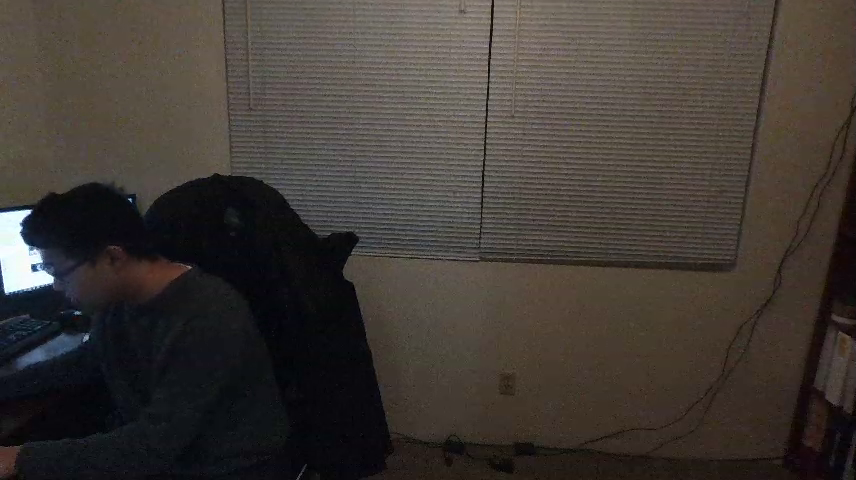
#> input picture test_image.png, 856 x 480 px
$ python scratch.py   (older library calls are emulated)
#> lines starting #> are read from the running program, lines starting #| are printed output that depends on the picture

import cv2
import numpy as np
from PIL import Image
from PIL import ImageFile
face_cascade = cv2.CascadeClassifier('src/cascades/data/haarcascade_frontalface_alt2.xml')

pil_image = Image.open("test_image.png").convert("L")
# pil_image.show()
final_image = pil_image.resize((550, 550), Image.ANTIALIAS)
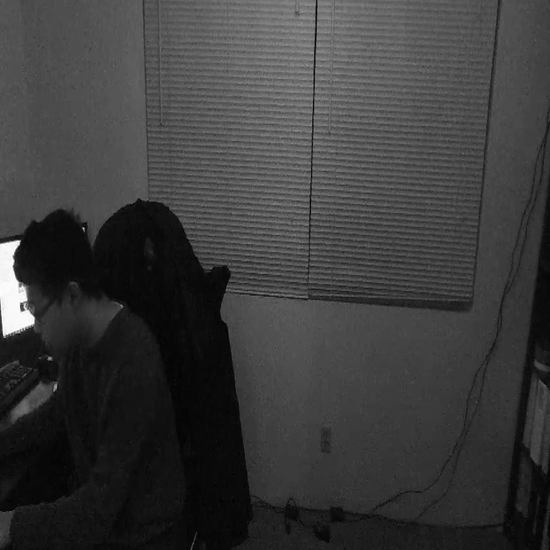
#> final_image: PIL image 550x550 L; min 0, max 255, mean 59.2
image_array = np.array(final_image, "uint8")
#final_image.show()
faces = face_cascade.detectMultiScale(image_array, scaleFactor=1.5,minNeighbors=5)  # higher scale facter might increase accuracy
#> faces = ()
for (x, y, w, h) in faces:
    print(x, y, w, h)
    #roi_gray = gray[y:y + h, x:x + w]  # (ycord_start, ycord_end) region of interest
    roi_color = image_array[y:y + h, x:x + w]
    #img_item = "my-image.png"
    #cv2.imwrite(img_item, roi_gray)

    # recognizer
    id_, conf = recognizer.predict(roi_gray)
    if conf >= 15:  # and conf <= 85:
        print(id_)
        print(labels[id_])
#> this loop made 0 passes
